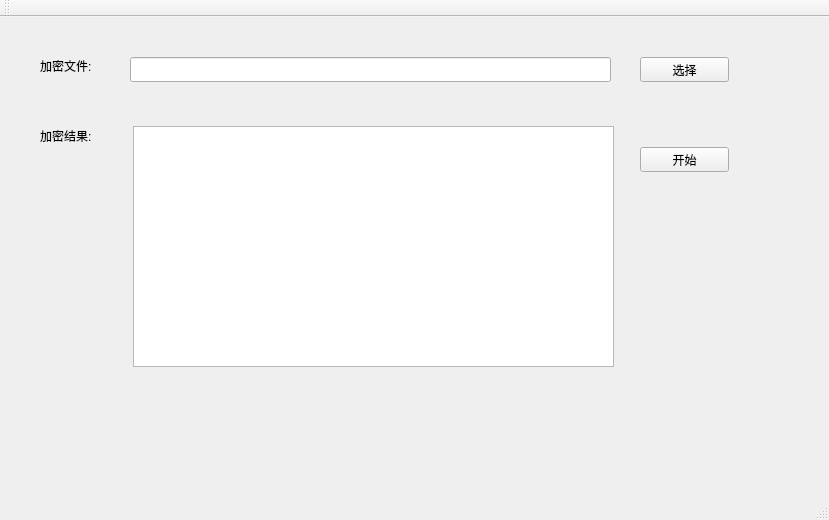
<?xml version="1.0" encoding="UTF-8"?>
<ui version="4.0">
 <class>MainWindow</class>
 <widget class="QMainWindow" name="MainWindow">
  <property name="geometry">
   <rect>
    <x>0</x>
    <y>0</y>
    <width>829</width>
    <height>520</height>
   </rect>
  </property>
  <property name="windowTitle">
   <string>MainWindow</string>
  </property>
  <widget class="QWidget" name="centralWidget">
   <widget class="QPushButton" name="selectButton">
    <property name="geometry">
     <rect>
      <x>640</x>
      <y>40</y>
      <width>89</width>
      <height>25</height>
     </rect>
    </property>
    <property name="text">
     <string>选择</string>
    </property>
   </widget>
   <widget class="QPushButton" name="startButton">
    <property name="geometry">
     <rect>
      <x>640</x>
      <y>130</y>
      <width>89</width>
      <height>25</height>
     </rect>
    </property>
    <property name="text">
     <string>开始</string>
    </property>
   </widget>
   <widget class="QLineEdit" name="fileAddr">
    <property name="geometry">
     <rect>
      <x>130</x>
      <y>40</y>
      <width>481</width>
      <height>25</height>
     </rect>
    </property>
   </widget>
   <widget class="QLabel" name="label">
    <property name="geometry">
     <rect>
      <x>40</x>
      <y>40</y>
      <width>67</width>
      <height>17</height>
     </rect>
    </property>
    <property name="text">
     <string>加密文件:</string>
    </property>
   </widget>
   <widget class="QLabel" name="label_2">
    <property name="geometry">
     <rect>
      <x>40</x>
      <y>110</y>
      <width>67</width>
      <height>17</height>
     </rect>
    </property>
    <property name="text">
     <string>加密结果:</string>
    </property>
   </widget>
   <widget class="QTextEdit" name="ansEdit">
    <property name="geometry">
     <rect>
      <x>133</x>
      <y>109</y>
      <width>481</width>
      <height>241</height>
     </rect>
    </property>
   </widget>
  </widget>
  <widget class="QMenuBar" name="menuBar">
   <property name="geometry">
    <rect>
     <x>0</x>
     <y>0</y>
     <width>829</width>
     <height>28</height>
    </rect>
   </property>
  </widget>
  <widget class="QToolBar" name="mainToolBar">
   <attribute name="toolBarArea">
    <enum>TopToolBarArea</enum>
   </attribute>
   <attribute name="toolBarBreak">
    <bool>false</bool>
   </attribute>
  </widget>
  <widget class="QStatusBar" name="statusBar"/>
 </widget>
 <layoutdefault spacing="6" margin="11"/>
 <resources/>
 <connections/>
</ui>
